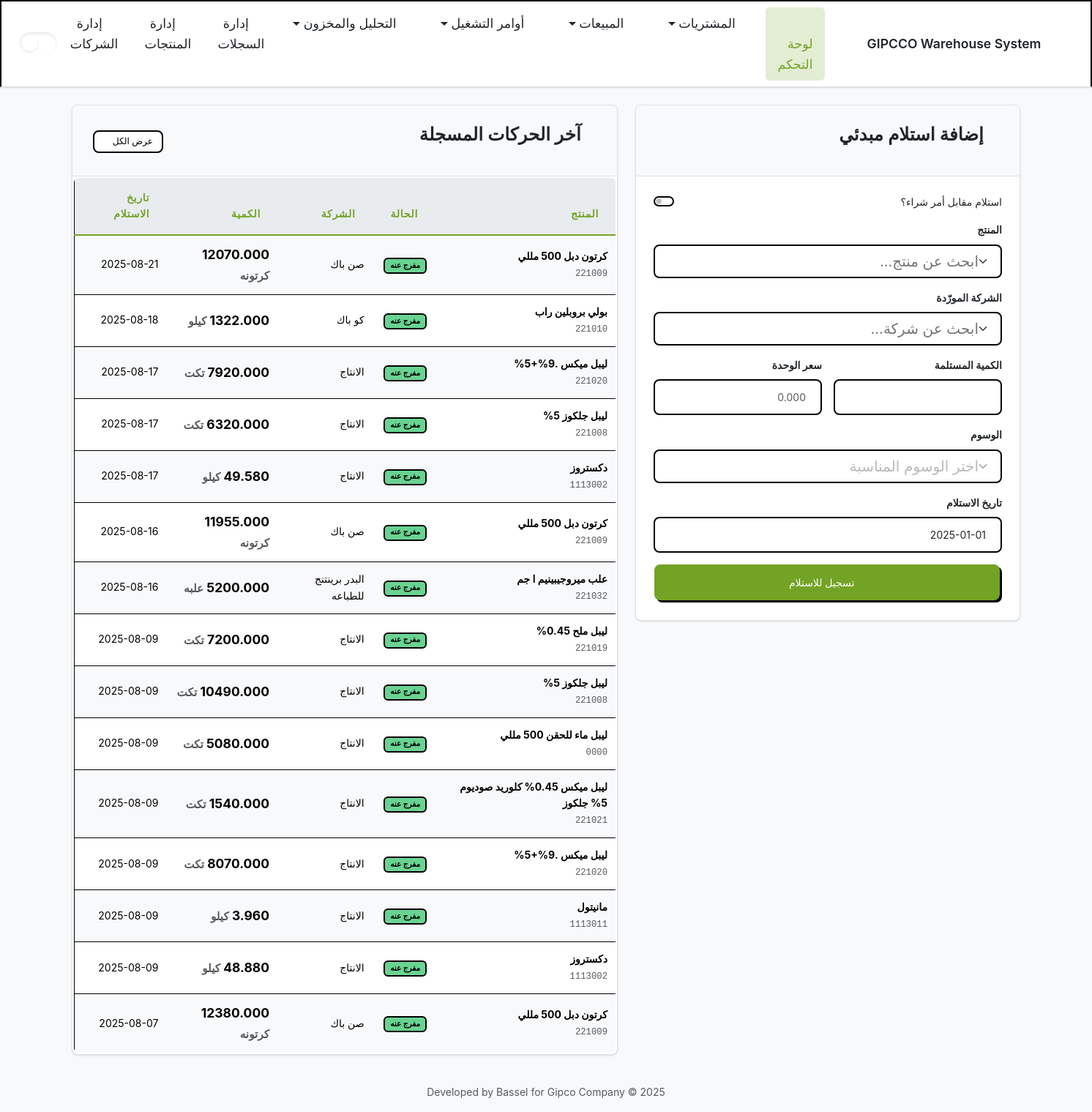
The page / on the database its author committed.
### inventory/models.py (models this page shows, shortened)
class InventoryLog(models.Model):
    class Status(models.TextChoices):
        QUARANTINED = 'quarantined', _('تحت الفحص')
        RELEASED = 'released', _('مفرج عنه')
        REJECTED = 'rejected', _('مرفوض')
    product = models.ForeignKey(
        Product,
        on_delete=models.CASCADE,
        related_name='inventory_logs',
        verbose_name=_("Product")
    )
    company = models.ForeignKey(
        Company,
        on_delete=models.SET_NULL,
        null=True,
        blank=True,
        related_name='inventory_logs',
        verbose_name=_("Company")
    )
    quantity = models.FloatField(verbose_name=_("Quantity"))
    timestamp = models.DateTimeField(verbose_name=_("Timestamp"))
    qc_no = models.CharField(
        max_length=100,
        null=True,
        blank=True,
        verbose_name=_("QC Number")
    )
    status = models.CharField(
        max_length=20,
        choices=Status.choices,
        default=Status.QUARANTINED,
        verbose_name=_("Status")
    )
    release_timestamp = models.DateTimeField(
        null=True,
        blank=True,
        verbose_name=_("Release Timestamp")
    )
    unit_price = models.DecimalField(
        max_digits=12, decimal_places=3, null=True, blank=True, verbose_name=_("Unit Price")
    )
    po_item = models.ForeignKey(
        'PurchaseOrderItem',
        on_delete=models.SET_NULL, # Set to PROTECT after data migration
        null=True,
        blank=True,
        related_name='receipts',
        verbose_name=_("Purchase Order Item")
    )
    tags = models.ManyToManyField(
        'ProductTag',
        blank=True,
        verbose_name=_("Tags"),
        related_name='inventory_logs'
    )
    class Meta:
        db_table = 'inventory_log'  # Explicitly map to the existing table
        verbose_name = _("Inventory Log")
        verbose_name_plural = _("Inventory Logs")
        ordering = ['-timestamp']

class Product(models.Model):
    class ProductType(models.TextChoices):
        RAW_MATERIAL = 'مواد خام', _('مواد خام')
        PACKAGING = 'تعبئه و تغليف', _('تعبئه و تغليف')
        FINAL_PRODUCT = 'منتج نهائي', _('منتج نهائي')
    name = models.CharField(max_length=255, verbose_name=_("Product Name"))
    code = models.CharField(max_length=100, unique=True, verbose_name=_("Product Code"))
    product_type = models.CharField(
        max_length=50,
        choices=ProductType.choices,
        verbose_name=_("Product Type")
    )
    unit = models.CharField(max_length=50, verbose_name=_("Unit of Measurement"))
    tags = models.ManyToManyField('ProductTag', blank=True, verbose_name=_("Tags"))
    moving_average_cost = models.DecimalField(
        max_digits=12, decimal_places=3, default=Decimal('0.000'), verbose_name=_("Moving Average Cost")
    )
    class Meta:
        db_table = 'products'  # Explicitly map to the existing table
        verbose_name = _("Product")
        verbose_name_plural = _("Products")
        ordering = ['name']

class Company(models.Model):
    name = models.CharField(max_length=255, unique=True, verbose_name=_("Company Name"))
    class Meta:
        db_table = 'companies'  # Explicitly map to the existing table
        verbose_name = _("Company")
        verbose_name_plural = _("Companies")
        ordering = ['name']

### inventory/views/dashboard.py (the view, shortened to what this page needs)
# urls.py: path('', index, name='index'),
def index(request: HttpRequest) -> HttpResponse:
    prefill_data_json = None
    po_item_id_to_prefill = request.GET.get('po_item_id')
    context = {
        'active_page': 'index',
        'logs': InventoryLog.objects.select_related('product', 'company').all()[:15],
        'all_products': Product.objects.filter(~Q(product_type=Product.ProductType.FINAL_PRODUCT)),
        'all_companies': Company.objects.all(),
        'today_date': timezone.now().strftime('%Y-m-%d'),
        'all_tags': ProductTag.objects.all(),
        'prefill_data_json': prefill_data_json,
    }
    if 'X-Partial-Request' in request.headers:
        return render(request, 'inventory/partials/dashboard_content.html', context)
    return render(request, 'inventory/dashboard.html', context)

### inventory/templates/inventory/dashboard.html
{% extends "inventory/layout.html" %}
{% load static %}
{% block content %}
  {% include "inventory/partials/dashboard_content.html" %}
{% endblock content %}

### inventory/templates/inventory/partials/dashboard_content.html (shortened to what this page needs)
{% load static %}
<div class="row g-4">
  <div class="col-lg-5">
    <div class="card">
      <div class="card-header">
        <h3><i class="bi bi-plus-circle-fill"></i> إضافة استلام مبدئي</h3>
      </div>
      <div class="card-body p-4">
        <form method="post" action="{% url 'inventory:index' %}" id="add-log-form">
          <div class="form-check form-switch mb-3">
              <input class="form-check-input" type="checkbox" role="switch" id="receiveAgainstPoCheck">
              <label class="form-check-label" for="receiveAgainstPoCheck">
                استلام مقابل أمر شراء؟
              </label>
          </div>
          <div class="mb-3">
            <label for="product_id" class="form-label fw-bold">المنتج</label>
          </div>
          <div class="mb-3">
            <label for="company_id" class="form-label fw-bold"
              >الشركة المورّدة</label
            >
          </div>
          <div class="row g-3">
            <div class="col-md-6 mb-3">
              <label for="quantity" class="form-label fw-bold">الكمية المستلمة</label>
              <input
                type="number" step="any" class="form-control form-control-lg"
                id="quantity" name="quantity" required />
            </div>
            <div class="col-md-6 mb-3">
                <label for="unit_price" class="form-label fw-bold">سعر الوحدة</label>
                <input type="number" step="0.001" class="form-control form-control-lg"
                    id="unit_price" name="unit_price" required placeholder="0.000"/>
            </div>
          </div>
          <div class="mb-3">
            <label for="tags" class="form-label fw-bold">الوسوم</label>
          </div>
          <div class="mb-3">
            <label for="entry_date" class="form-label fw-bold">تاريخ الاستلام</label>
            <input
              type="text"
              class="form-control form-control-lg datepicker"
              id="entry_date"
              name="entry_date"
              value="{{ today_date }}"
              required
            />
          </div>
          <div class="d-grid mt-2">
            <button type="submit" class="btn btn-primary btn-lg">
              <i class="bi bi-check2-circle"></i> تسجيل للاستلام
            </button>
          </div>
        </form>
      </div>
    </div>
  </div>
  <div class="col-lg-7">
    <div class="card">
      <div
        class="card-header d-flex justify-content-between align-items-center"
      >
        <h3><i class="bi bi-clock-history"></i> آخر الحركات المسجلة</h3>
        <a
          href="{% url 'inventory:records' %}"
          class="btn btn-sm btn-outline-secondary"
          >عرض الكل <i class="bi bi-arrow-left-circle"></i
        ></a>
      </div>
      <div class="card-body p-0">
        {% if not logs %}
        <div class="p-4 text-center text-muted">
          <i class="bi bi-info-circle fs-3"></i>
          <p class="mt-2 mb-0">لا توجد حركات مسجلة بعد.</p>
        </div>
        {% else %}
        <div class="table-responsive">
          <table class="table table-striped table-hover mb-0 align-middle">
            <thead class="table-light">
              <tr>
                <th class="ps-3">المنتج</th>
                <th>الحالة</th>
                <th>الشركة</th>
                <th>الكمية</th>
                <th>تاريخ الاستلام</th>
              </tr>
            </thead>
            <tbody>
              {% for log in logs %}
              <tr>
                <td class="ps-3">
                  <strong>{{ log.product.name }}</strong><br /><small
                    class="text-muted font-monospace"
                    >{{ log.product.code }}</small
                  >
                </td>
                <td>
                    {% if log.status == 'quarantined' %}
                        <span class="badge text-bg-warning">{{ log.get_status_display }}</span>
                    {% elif log.status == 'released' %}
                        <span class="badge text-bg-success">{{ log.get_status_display }}</span>
                    {% else %}
                        <span class="badge text-bg-danger">{{ log.get_status_display }}</span>
                    {% endif %}
                </td>
                <td>{% if log.company %}{{ log.company.name }}{% else %}---{% endif %}</td>
                <td class="fw-bold fs-5">
                  {{ log.quantity|floatformat:3 }}
                  <small class="text-muted">{{ log.product.unit }}</small>
                </td>
                <td class="text-nowrap">
                  {{ log.timestamp|date:"Y-m-d" }}
                </td>
              </tr>
              {% endfor %}
            </tbody>
          </table>
        </div>
        {% endif %}
      </div>
    </div>
  </div>
</div>

### rows shown on the page
InventoryLog: product.name "كرتون دبل 500 مللي", product.code "221009", status "مفرج عنه", company.name "صن باك", quantity "12070.000", product.unit "كرتونه", timestamp "2025-08-21"
InventoryLog: product.name "بولي بروبلين راب", product.code "221010", status "مفرج عنه", company.name "كو باك", quantity "1322.000", product.unit "كيلو", timestamp "2025-08-18"
InventoryLog: product.name "ليبل ميكس .9%+5%", product.code "221020", status "مفرج عنه", company.name "الانتاج", quantity "7920.000", product.unit "تكت", timestamp "2025-08-17"
InventoryLog: product.name "ليبل جلكوز 5%", product.code "221008", status "مفرج عنه", company.name "الانتاج", product.unit "تكت", timestamp "2025-08-17"
InventoryLog: product.name "دكستروز", product.code "1113002", status "مفرج عنه", company.name "الانتاج", quantity "49.580", product.unit "كيلو", timestamp "2025-08-17"
InventoryLog: product.name "كرتون دبل 500 مللي", product.code "221009", status "مفرج عنه", company.name "صن باك", quantity "11955.000", product.unit "كرتونه", timestamp "2025-08-16"
InventoryLog: product.name "علب ميروجيبينيم ا جم", product.code "221032", status "مفرج عنه", company.name "البدر برينتنج للطباعه", product.unit "علبه", timestamp "2025-08-16"
InventoryLog: product.name "ليبل ملح 0.45%", product.code "221019", status "مفرج عنه", company.name "الانتاج", quantity "7200.000", product.unit "تكت", timestamp "2025-08-09"
InventoryLog: product.name "ليبل جلكوز 5%", product.code "221008", status "مفرج عنه", company.name "الانتاج", quantity "10490.000", product.unit "تكت", timestamp "2025-08-09"
InventoryLog: product.name "ليبل ماء للحقن 500 مللي", product.code "0000", status "مفرج عنه", company.name "الانتاج", quantity "5080.000", product.unit "تكت", timestamp "2025-08-09"
InventoryLog: product.name "ليبل ميكس 0.45% كلوريد صوديوم 5% جلكوز", product.code "221021", status "مفرج عنه", company.name "الانتاج", quantity "1540.000", product.unit "تكت", timestamp "2025-08-09"
InventoryLog: product.name "ليبل ميكس .9%+5%", product.code "221020", status "مفرج عنه", company.name "الانتاج", product.unit "تكت", timestamp "2025-08-09"
InventoryLog: product.name "مانيتول", product.code "1113011", status "مفرج عنه", company.name "الانتاج", quantity "3.960", product.unit "كيلو", timestamp "2025-08-09"
InventoryLog: product.name "دكستروز", product.code "1113002", status "مفرج عنه", company.name "الانتاج", quantity "48.880", product.unit "كيلو", timestamp "2025-08-09"
InventoryLog: product.name "كرتون دبل 500 مللي", product.code "221009", status "مفرج عنه", company.name "صن باك", quantity "12380.000", product.unit "كرتونه", timestamp "2025-08-07"
